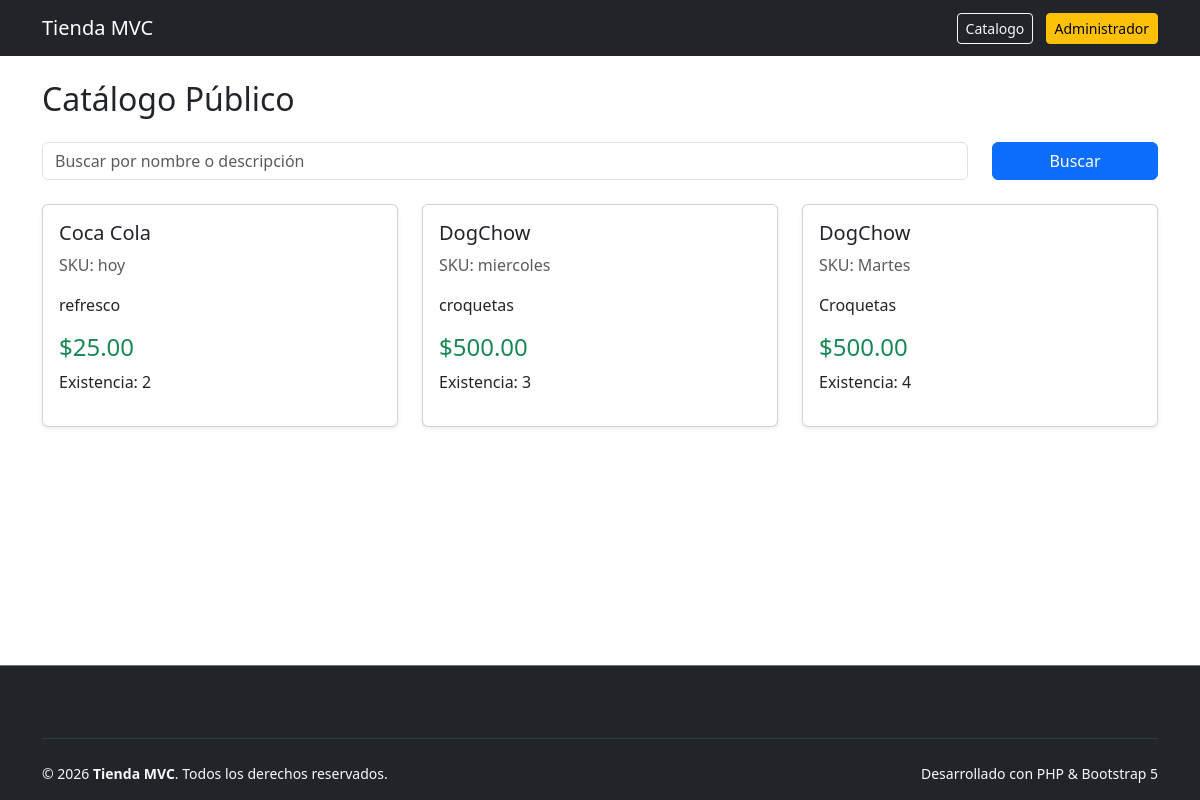
The page / on the database its author committed.
### tables this page shows
CREATE TABLE `productos` (
  `id` int(11) NOT NULL AUTO_INCREMENT,
  `sku` varchar(50) NOT NULL,
  `nombre` varchar(100) NOT NULL,
  `descripcion` text NOT NULL,
  `precio_compra` decimal(10,2) NOT NULL,
  `precio_venta` decimal(10,2) NOT NULL,
  `existencia` int(11) NOT NULL DEFAULT 0,
  `create_at` timestamp NULL DEFAULT current_timestamp(),
  `updated_at` timestamp NULL DEFAULT current_timestamp() ON UPDATE current_timestamp(),
  PRIMARY KEY (`id`),
  UNIQUE KEY `sku` (`sku`)
);

### controllers/PublicController.php (called while the page is built, shortened)
<?php
class PublicController {
    public function catalogo(): void {
        $termino = trim ($_GET['buscar'] ?? '');
        $productoModel = new ProductoModel;
        $productos = $productoModel->buscarPublico($termino);
        require_once __DIR__ .'/../views/public/catalogo.php';
    }
}

### config/Database.php (called while the page is built, shortened)
<?php
    class database {
        private string $host = "localhost:3307";
        private string $dbname = "tienda_mvc";
        private string $username = "root";
        private string $password = "";
        private string $charset = 'utf8mb4';
public function connect(): PDO {
        try {
        $dsn = "mysql:host={$this->host};dbname={$this->dbname};charset={$this->charset}";
        $pdo = new PDO($dsn, $this->username, $this->password);
        $pdo->setAttribute(PDO::ATTR_ERRMODE, PDO::ERRMODE_EXCEPTION);
        $pdo->setAttribute(PDO::ATTR_DEFAULT_FETCH_MODE, PDO::FETCH_ASSOC);
        return $pdo;
        } catch (PDOException $e) {
        die('Error de conexión: ' . $e->getMessage());
        }
    }
}
?>

### models/ProductoModel.php (called while the page is built, shortened)
<?php
class ProductoModel
{
    private PDO $conexion;
    public function __construct()
    {
        $db = new Database();
        $this->conexion = $db->connect();
    }
    public function obtenerTodos(): array
    {
        try {
            $sql = 'SELECT * FROM productos ORDER BY id DESC';
            $stmt = $this->conexion->query($sql);
            return $stmt->fetchAll();
        } catch (PDOException $e) {
            return [];
        }
    }
    public function buscarPublico(string $termino = ''): array
    {
        try {
            if (trim($termino) === '') {
                return $this->obtenerTodos();
            }
            $sql = 'SELECT * FROM productos WHERE nombre LIKE :termino OR descripcion LIKE :termino ORDER BY id DESC';
            $stmt = $this->conexion->prepare($sql);
            $busqueda = '%' . $termino . '%';
            $stmt->bindParam(':termino', $busqueda);
            $stmt->execute();
            return $stmt->fetchAll();
        } catch (PDOException $e) {
            return [];
        }
    }
}

### views/public/catalogo.php (the view, shortened to what this page needs)
<?php require_once __DIR__ . '/../layouts/header.php'; ?>
<h2 class="mb-4">Catálogo Público</h2>
<form method="GET"
    class="row mb-4">
    <div class="col-md-10">
        <input type="text"
            name="buscar"
            class="form-control"
            placeholder="Buscar por nombre o descripción"
            value="<?= htmlspecialchars($termino); ?>">
    </div>
    <div class="col-md-2">
        <button type="submit"
            class="btn btn-primary w-100">
            Buscar
        </button>
    </div>
</form>
<div class="row">
    <?php foreach ($productos as $producto): ?>
        <div class="col-md-4 mb-4">
            <div class="card h-100 shadow-sm">
                <div class="card-body">
                    <h5 class="card-title">
                        <?= $producto['nombre']; ?>
                    </h5>
                    <p class="text-muted">
                        SKU: <?= $producto['sku']; ?>
                    </p>
                    <p>
                        <?= $producto['descripcion']; ?>
                    </p>
                    <h4 class="text-success">
                        $<?= $producto['precio_venta']; ?>
                    </h4>
                    <p>
                        Existencia:
                        <?= $producto['existencia']; ?>
                    </p>
                </div>
            </div>
        </div>
    <?php endforeach; ?>
</div>
<?php require_once __DIR__ . '/../layouts/footer.php'; ?>

### index.php (shortened to what this page needs)
<?php
$route = $_GET['route'] ?? 'catalogo';
$publicController = new PublicController();
switch ($route) {
    case 'catalogo':
        default:
        $publicController->catalogo();
        break;
}
?>

### views/layouts/header.php (shortened to what this page needs)
<!DOCTYPE html>
<html lang="es">
<head>
    <link href="https://cdn.jsdelivr.net/npm/bootstrap@5.3.3/dist/css/bootstrap.min.css" rel="stylesheet">
</head>
<body class="d-flex flex-column min-vh-100">
    <nav class="navbar navbar-expand-lg navbar-dark bg-dark">
        <div class="container">
            <a class="navbar-brand" href="./catalogo">Tienda MVC</a>
            <div>
                <a class="btn btn-outline-light btn-sm me-2" href="./catalogo">Catalogo</a>
                <a class="btn btn-warning btn-sm" href="./login">Administrador</a>
            </div>
        </div>
    </nav>
    <div class="container mt-4 flex-grow-1">

### views/layouts/footer.php
    </div>
    <footer class="bg-dark text-light pt-5 pb-3 mt-auto border-top border-secondary">
        <div class="container">
            <hr class="my-4 border-secondary opacity-25">
            <div class="row align-items-center">
                <div class="col-md-6 text-center text-md-start mb-2 mb-md-0">
                    <p class="mb-0 small">
                        &copy; <?= date('Y'); ?> <span class="text-ligth fw-semibold">Tienda MVC</span>. Todos los derechos reservados.
                    </p>
                </div>
                <div class="col-md-6 text-center text-md-end">
                    <p class="mb-0 small">
                        Desarrollado con PHP &amp; Bootstrap 5
                    </p>
                </div>
            </div>
        </div>
    </footer>
</body>
</html>

### rows shown on the page
productos: nombre "Coca Cola", sku "hoy", descripcion "refresco", precio_venta "25.00", existencia "2"
productos: nombre "DogChow", sku "miercoles", descripcion "croquetas", precio_venta "500.00", existencia "3"
productos: nombre "DogChow", sku "Martes", descripcion "Croquetas", precio_venta "500.00", existencia "4"
